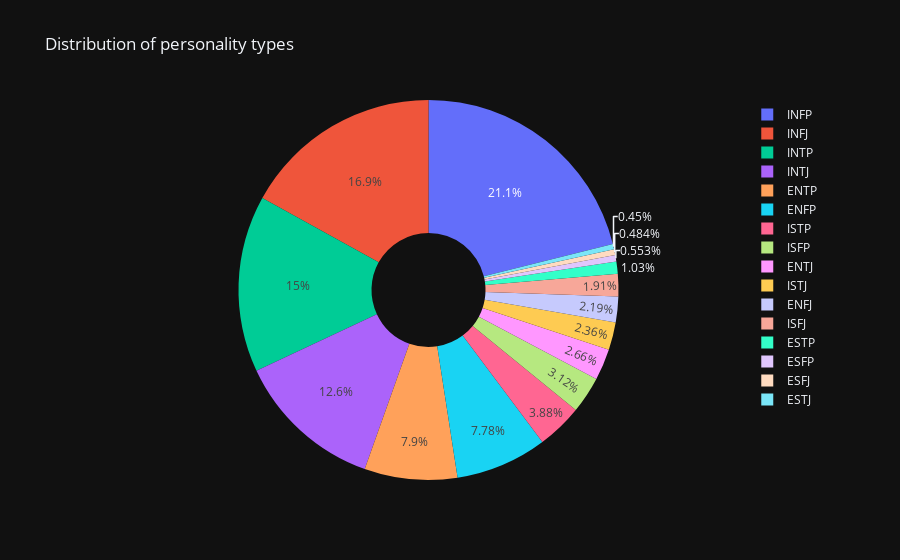

Notebook cell for this chart:
### Code cell
px.pie(data,names='type',title='Distribution of personality types',hole=0.3)

### Figure 1 — Plotly figure (JSON) as saved in the notebook; plotly's stock layout.template omitted (floating-point values rounded to 4 significant figures; data arrays with more than 128 entries replaced by an {"elided": "..."} marker saying what was removed)
{"data": [{"domain": {"x": [0.0, 1.0], "y": [0.0, 1.0]}, "hole": 0.3, "hovertemplate": "type=%{label}<extra></extra>", "labels": {"elided": "8675 str values"}, "legendgroup": "", "name": "", "showlegend": true, "type": "pie"}], "layout": {"legend": {"tracegroupgap": 0}, "title": {"text": "Distribution of personality types"}}}
